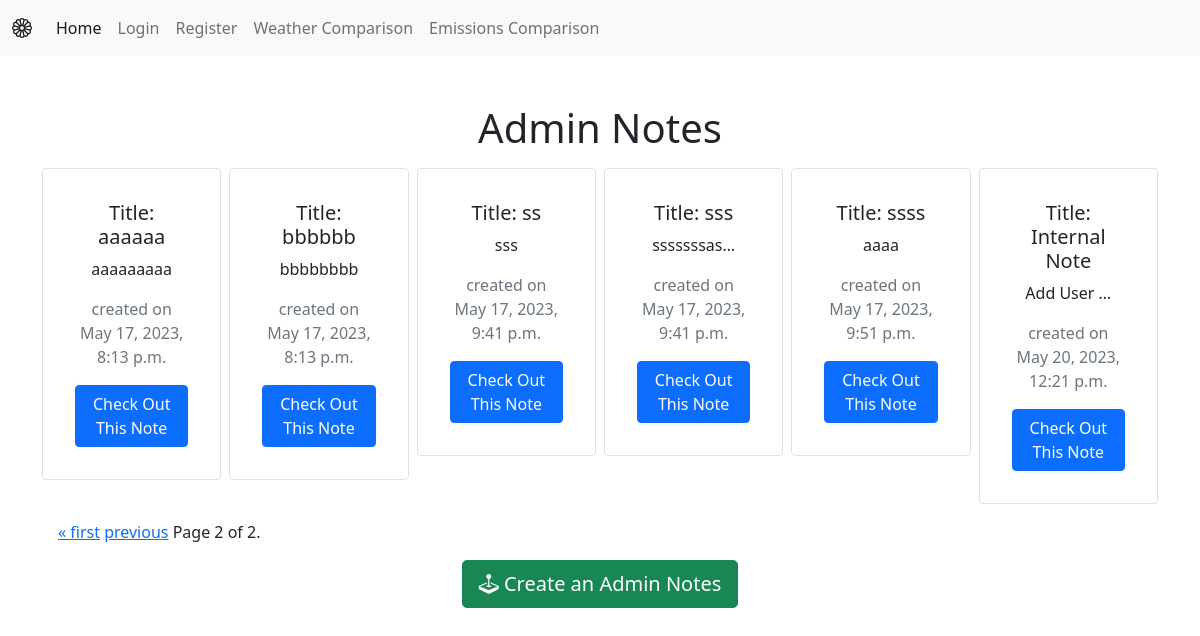
The page /internal/notes/?page=2 on the database as committed earlier.
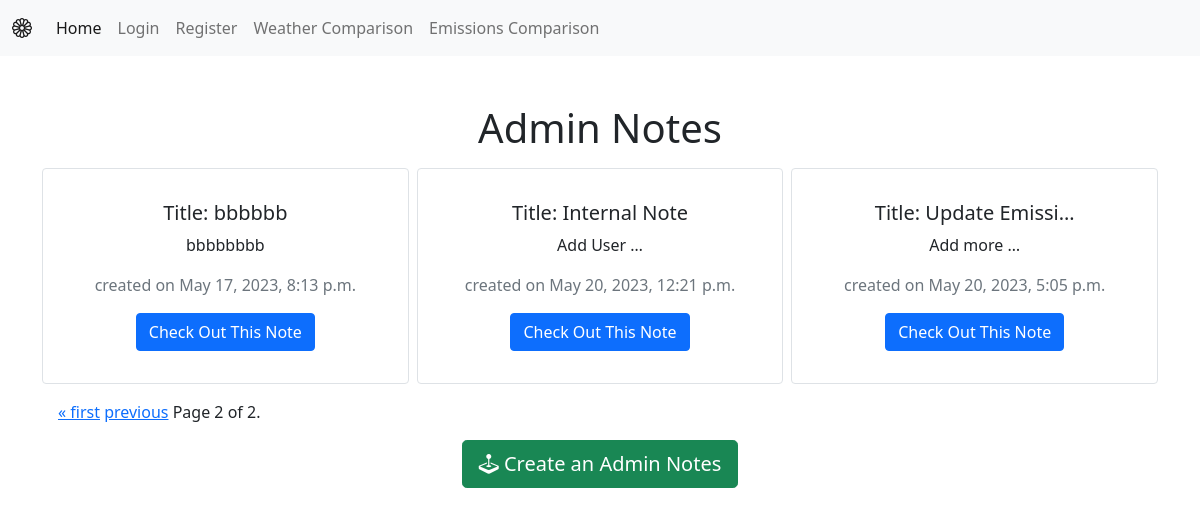
The same page on the database as committed later.
### notes/models.py (models this page shows)
class Notes(models.Model):
    title = models.CharField(max_length=200)
    content = models.TextField()
    created_at = models.DateTimeField(auto_now_add=True) # auto_now_add=True -> auto set date and time when note is created

### notes/views.py (the view)
# urls.py: path("notes/", views.notes_list, name="notes_list"), # name can be used to refer to this url in templates via <a href="{% url 'notes_list' %}">Notes</a>
def notes_list(request):
    all_notes = Notes.objects.all() # get all notes from db
    paginator = Paginator(all_notes, 6) # split notes into pages of 4
    try:
        page_number = request.GET.get("page")
        page_obj = paginator.get_page(page_number)
        return render(request, 'notes/notes_list.html', {"page_obj": page_obj}) # return request, template, context
    except EmptyPage:
        page_obj = paginator.get_page(paginator.num_pages)
        return render(request, 'notes/notes_list.html', {"page_obj": page_obj})
    except PageNotAnInteger:
        page_obj = paginator.get_page(1)
        return render(request, 'notes/notes_list.html', {"page_obj": page_obj})

### notes/templates/notes/notes_list.html (shortened to what this page needs)
{% extends "base.html" %}
{% block content %}
<h1 class="m-3"> Admin Notes</h1>
<div class="card-group row row-cols3 g-2">
{% for note in page_obj %}
    <div class="col">
        <div class="p-3 border card">
            <div class="card-body">
                <h5 class="card-title">Title: {{ note.title|truncatechars:14 }}</h5>
                <p class="card-text">{{ note.content|truncatechars:10 }}</p>
                <p class="text-muted">created on {{ note.created_at }} </p>
                <a href="{% url 'notes_list' %}{{note.id}}" type="button" class="btn btn-primary">Check Out This Note</a>
            </div>
        </div>
    </div>
{% endfor %}
</div>
<div class="pagination m-3">
    <span class="step-links">
        {% if page_obj.has_previous %}
            <a href="?page=1">&laquo; first</a>
            <a href="?page={{ page_obj.previous_page_number }}">previous</a>
        {% endif %}
        <span class="current">
            Page {{ page_obj.number }} of {{ page_obj.paginator.num_pages }}.
        </span>
    </span>
</div>
<a href="{% url 'notes_create' %}" type="button" class="btn btn-success btn-lg"><i class="bi bi-joystick"></i> Create an Admin Notes</a>
{% endblock %}

### static/templates/base.html (shortened to what this page needs)
{% load static %}
<!DOCTYPE html>
<html lang="en">
<head>
    <link href="https://cdn.jsdelivr.net/npm/bootstrap@5.0.2/dist/css/bootstrap.min.css" rel="stylesheet">
    <link rel="stylesheet" href="https://cdn.jsdelivr.net/npm/bootstrap-icons@1.5.0/font/bootstrap-icons.css">
</head>
<body>
    <nav class="navbar navbar-expand-lg navbar-light bg-light">
    <div class="container-fluid">
        <a class="navbar-brand" href="{% url 'home_page'%}"><i class="bi bi-flower1"></i></a>
        <div class="collapse navbar-collapse" id="navbarNav">
        <ul class="navbar-nav">
            <li class="nav-item">
            <a class="nav-link active" aria-current="page" href="{% url 'home_page'%}">Home</a>
            </li>
            {% if user.is_authenticated %}
            <li class="nav-item">
            <a class="nav-link" href="{% url 'logout'%}">Logout</a>
            </li>
            <li class="nav-item">
            <a class="nav-link" href="{% url 'profile'%}">Profile</a>
            </li>
            {% else %}
            <li class="nav-item">
            <a class="nav-link" href="{% url 'login'%}">Login</a>
            </li>
            <li class="nav-item">
            <a class="nav-link" href="{% url 'register'%}">Register</a>
            </li>
            {% endif %}
            <li class="nav-item">
            <a class="nav-link" href="{% url 'weather' %}">Weather Comparison</a>
            </li>
            <li class="nav-item">
            <a class="nav-link" href="{% url 'emissions' %}">Emissions Comparison</a>
            </li>
        </ul>
        </div>
    </div>
    </nav>
    <div class="my-5 text-center container">
    {% block content %}
    {% endblock %}
    </div>
</body>
</html>

Rows that differ between the two databases and show on the page:
removed Notes: title "aaaaaa", content "aaaaaaaaa", created_at "May 17, 2023, 8:13 p.m."
removed Notes: title "ss", content "sss", created_at "May 17, 2023, 9:41 p.m."
removed Notes: title "sss", content "sssssssas…", created_at "May 17, 2023, 9:41 p.m."
removed Notes: title "ssss", content "aaaa", created_at "May 17, 2023, 9:51 p.m."
added Notes: title "Update Emissi…", content "Add more …", created_at "May 20, 2023, 5:05 p.m."
